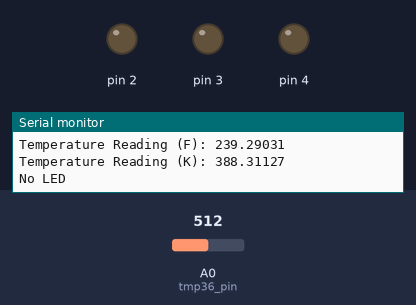
The sketch below on a simulated Arduino Uno, built with avr-gcc and run on an emulated ATmega328P. Parts: output pins drawn as LEDs (lit = HIGH), the last lines printed to the serial monitor. The test bench sets the inputs (shaded band); at power-on: A0 (tmp36_pin) = 512.

Above: at 4.9 s.
5.0 s: A0 (tmp36_pin) set to 396
10.1 s: A0 (tmp36_pin) set to 374
At 13.5 s:
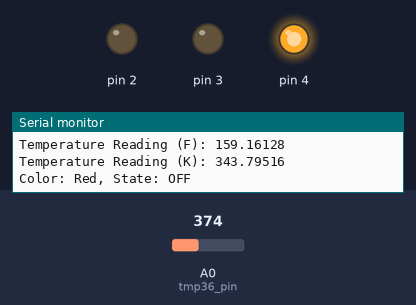
19.6 s: A0 (tmp36_pin) set to 511
At 20.7 s:
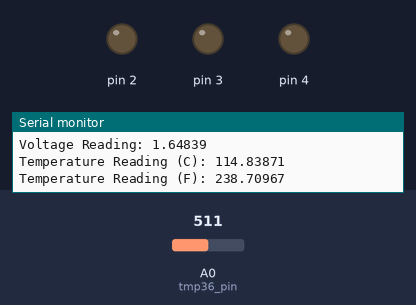
Timing chart, 0 to 22.6 s (numbered marks = the images above; inputs shaded):
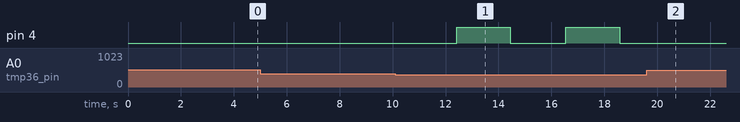

Measured:
- the behaviour switches between 388 and 387 on A0 (tmp36_pin) (found by bisection; images 0 and 1)
- after the input at 10.1 s, pin 4: alternates HIGH for 2.0 s and LOW for 2.1 s, starting after 2.3 s
- after the input at 19.6 s, pin 4: stops changing and stays LOW

The sketch:

Detector_Building.ino
```cpp
// Ranges of the LEDS
namespace RANGES {
  const float red_min = 40.1;
  const float red_max = 75;

  const float green_min = 15.1;
  const float green_max = 40;

  const float blue_min = 0;
  const float blue_max = 15;
}

// Constants used through out the program
namespace CONSTANTS {
  const int tmp36_pin = A0;

  const int delay_time = 2000;

  const int accuracy = 5;

  const float reference = 3.3;

  void separate() {
    for (int i = 0; i < 40; i++) { Serial.print("-"); }
  }
};

// Range Checker as a struct
struct CHECKER {
  public:
  float value;

  CHECKER(float value = 0.0) {
    value = value;
  }

  bool check_red() {
    return RANGES::red_min <= value && value <= RANGES::red_max;
  }

  bool check_blue() {
    return RANGES::blue_min <= value && value <= RANGES::blue_max;
  }

  bool check_green() {
    return RANGES::green_min <= value && value <= RANGES::green_max;
  }
};

// LED struct
struct LED {
  private:
  void light_LED(int pin, bool output_mode) {
    digitalWrite(pin, output_mode);
  }

  public:
  // enum that holds pin location
  enum COLOR {
    RED = 4,
    GREEN = 2,
    BLUE = 3,
    NONE = 0
  };

  // state that determines if the LED is On or Off
  enum STATE {
    ON,
    OFF
  };

  COLOR current_LED;
  bool* is_on;

  LED(COLOR color = NONE) {
    current_LED = color;
    *this->is_on = false;
  }

  LED set_color(COLOR color) {
    current_LED = color;
    return *this;
  }

  void set_state(STATE state) {
    bool s = false;
    switch (state) {
      case ON:
        light_LED(current_LED, 1);
        s = true;
        break;
      case OFF:
        light_LED(current_LED, 0);
        s = false;
        break;
    }
    this->is_on = &s;
  }

  // returns string of LED information
  String to_string() {
    String ret = "";
    switch (current_LED) {
      case NONE: return "No LED";
      case RED: ret += "Color: Red"; break;
      case BLUE: ret += "Color: BLUE"; break;
      case GREEN: ret += "Color: GREEN"; break;
    }

    ret += ", ";

    if (is_on == true) {ret += "State: ON";}
    else {ret += "State: OFF";}

    return ret;
  }
};

// Temperature as a struct
struct TEMPERATURE {
  public:
  float value;

  TEMPERATURE(float value = 0.0) {
    value = value;
  }

  float to_fahrenheit() {
    float dummy = value * (9.0 / 5.0) + 32.0;
    return dummy;
  }

  float to_kelvin() {
    float dummy = value + 273.15;
    return dummy;
  }
};

// Voltage as a struct
struct VOLTAGE {
  public:
  float value;

  VOLTAGE(float value = 0.0) {
    value = value;
  }

  float to_celsius() {
    float dummy = (value - 0.5) * 100.0;
    return dummy;
  }
};

// Analog as a struct
struct ANALOG {
  public:
  float value;


  ANALOG(float value = 0.0) {
    value = value;
  }

  float to_voltage() {
    float dummy = this->value * CONSTANTS::reference / 1023.0;
    return dummy;
  }
};

// Detector struct
// all the magic happens here
struct DETECTOR {
  public:
  ANALOG analog;
  VOLTAGE voltage;
  TEMPERATURE celsius, fahrenheit, kelvin;

  DETECTOR(float value) {
    analog.value = value;
    voltage.value = analog.to_voltage();
    celsius.value = voltage.to_celsius();
    fahrenheit.value = celsius.to_fahrenheit();
    kelvin.value = celsius.to_kelvin();
  }
};

// sets LED output modes
void init_LEDS() {
  pinMode(LED::COLOR::RED, OUTPUT);
  pinMode(LED::COLOR::GREEN, OUTPUT);
  pinMode(LED::COLOR::BLUE, OUTPUT);
}

/**
 * runs once, initialization of pinModes and Serial
 */
void setup() {
  analogReference(EXTERNAL);

  pinMode(CONSTANTS::tmp36_pin, INPUT);

  init_LEDS();

  Serial.begin(9600);
}

/**
 * Loop: Runs repeatedly until interrupted by error or loss of power
 */
void loop() {
  // reading analog input
  float input = analogRead(CONSTANTS::tmp36_pin);

  // creation of detector object
  DETECTOR* detector = new DETECTOR(input);

  // printing analog
  Serial.print("Analog Reading: ");
  Serial.println(detector->analog.value, CONSTANTS::accuracy);

  // printing voltage
  Serial.print("Voltage Reading: ");
  Serial.println(detector->voltage.value, CONSTANTS::accuracy);

  // printing temperature in celsius
  Serial.print("Temperature Reading (C): ");
  Serial.println(detector->celsius.value, CONSTANTS::accuracy);

  // printing temperature in fahrenheit
  Serial.print("Temperature Reading (F): ");
  Serial.println(detector->fahrenheit.value, CONSTANTS::accuracy);

  // printing temperature in kelvin
  Serial.print("Temperature Reading (K): ");
  Serial.println(detector->kelvin.value, CONSTANTS::accuracy);

  // creation of LED object that holds current LED
  LED current_LED = LED();

  // creation of Checker object to check ranges of the temperature to turn on LEDS
  CHECKER check;

  check.value = detector->celsius.value;

  // checking blue range
  if (check.check_blue()) {
    current_LED.set_color(LED::COLOR::BLUE).set_state(LED::STATE::ON);
  }

  // checking green range
  if (check.check_green()) {
   current_LED.set_color(LED::COLOR::GREEN).set_state(LED::STATE::ON);
  }

  // checking red range
  if (check.check_red()) {
    current_LED.set_color(LED::COLOR::RED).set_state(LED::STATE::ON);
  }

  // printing current LED status
  Serial.println(current_LED.to_string());

  // delay on LED lighting up for a set time (ms)
  delay(CONSTANTS::delay_time);

  // turning off current LED
  current_LED.set_state(LED::STATE::OFF);

  // printing current LED status
  Serial.println(current_LED.to_string());

  // formatter to see different runs
  CONSTANTS::separate();

  Serial.print("\n");

  // delay before rerunning loop (ms)
  delay(CONSTANTS::delay_time);
}
```
